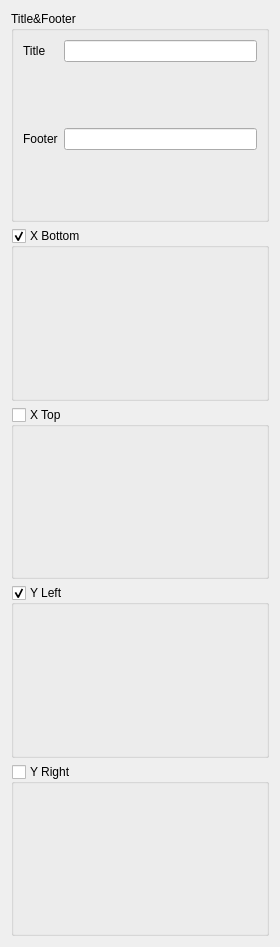
<?xml version="1.0" encoding="UTF-8"?>
<ui version="4.0">
 <class>DAChartPlotSettingWidget</class>
 <widget class="QWidget" name="DAChartPlotSettingWidget">
  <property name="geometry">
   <rect>
    <x>0</x>
    <y>0</y>
    <width>280</width>
    <height>947</height>
   </rect>
  </property>
  <property name="windowTitle">
   <string>Form</string>
  </property>
  <layout class="QVBoxLayout" name="verticalLayout">
   <item>
    <widget class="QGroupBox" name="groupBoxTitles">
     <property name="title">
      <string>Title&amp;&amp;Footer</string>
     </property>
     <layout class="QGridLayout" name="gridLayout">
      <item row="0" column="0">
       <widget class="QLabel" name="label">
        <property name="text">
         <string>Title</string>
        </property>
       </widget>
      </item>
      <item row="0" column="1">
       <widget class="QLineEdit" name="lineEditTitle"/>
      </item>
      <item row="1" column="1">
       <widget class="DA::DAFontEditPannelWidget" name="widgetTitleFontEditer" native="true">
        <property name="sizePolicy">
         <sizepolicy hsizetype="Preferred" vsizetype="Fixed">
          <horstretch>0</horstretch>
          <verstretch>0</verstretch>
         </sizepolicy>
        </property>
        <property name="minimumSize">
         <size>
          <width>0</width>
          <height>54</height>
         </size>
        </property>
       </widget>
      </item>
      <item row="2" column="0">
       <widget class="QLabel" name="label_2">
        <property name="text">
         <string>Footer</string>
        </property>
       </widget>
      </item>
      <item row="2" column="1">
       <widget class="QLineEdit" name="lineEditFooter"/>
      </item>
      <item row="3" column="1">
       <widget class="DA::DAFontEditPannelWidget" name="widgetFooterFontEditer" native="true">
        <property name="sizePolicy">
         <sizepolicy hsizetype="Preferred" vsizetype="Fixed">
          <horstretch>0</horstretch>
          <verstretch>0</verstretch>
         </sizepolicy>
        </property>
        <property name="minimumSize">
         <size>
          <width>0</width>
          <height>54</height>
         </size>
        </property>
       </widget>
      </item>
     </layout>
    </widget>
   </item>
   <item>
    <widget class="DA::DACollapsibleGroupBox" name="groupBoxXBottom">
     <property name="title">
      <string>X Bottom</string>
     </property>
     <property name="checkable">
      <bool>true</bool>
     </property>
     <layout class="QVBoxLayout" name="verticalLayout_2">
      <property name="spacing">
       <number>1</number>
      </property>
      <property name="leftMargin">
       <number>1</number>
      </property>
      <property name="topMargin">
       <number>1</number>
      </property>
      <property name="rightMargin">
       <number>1</number>
      </property>
      <property name="bottomMargin">
       <number>1</number>
      </property>
      <item>
       <widget class="DA::DAChartAxisSetWidget" name="widgetXBottomAxisSetting" native="true"/>
      </item>
     </layout>
    </widget>
   </item>
   <item>
    <widget class="DA::DACollapsibleGroupBox" name="groupBoxXTop">
     <property name="title">
      <string>X Top</string>
     </property>
     <property name="checkable">
      <bool>true</bool>
     </property>
     <property name="checked">
      <bool>false</bool>
     </property>
     <layout class="QVBoxLayout" name="verticalLayout_3">
      <property name="spacing">
       <number>1</number>
      </property>
      <property name="leftMargin">
       <number>1</number>
      </property>
      <property name="topMargin">
       <number>1</number>
      </property>
      <property name="rightMargin">
       <number>1</number>
      </property>
      <property name="bottomMargin">
       <number>1</number>
      </property>
      <item>
       <widget class="DA::DAChartAxisSetWidget" name="widgetXTopAxisSetting" native="true"/>
      </item>
     </layout>
    </widget>
   </item>
   <item>
    <widget class="DA::DACollapsibleGroupBox" name="groupBoxYLeft">
     <property name="title">
      <string>Y Left</string>
     </property>
     <property name="checkable">
      <bool>true</bool>
     </property>
     <layout class="QVBoxLayout" name="verticalLayout_4">
      <property name="spacing">
       <number>1</number>
      </property>
      <property name="leftMargin">
       <number>1</number>
      </property>
      <property name="topMargin">
       <number>1</number>
      </property>
      <property name="rightMargin">
       <number>1</number>
      </property>
      <property name="bottomMargin">
       <number>1</number>
      </property>
      <item>
       <widget class="DA::DAChartAxisSetWidget" name="widgetYLeftAxisSetting" native="true"/>
      </item>
     </layout>
    </widget>
   </item>
   <item>
    <widget class="DA::DACollapsibleGroupBox" name="groupBoxYRight">
     <property name="title">
      <string>Y Right</string>
     </property>
     <property name="checkable">
      <bool>true</bool>
     </property>
     <property name="checked">
      <bool>false</bool>
     </property>
     <layout class="QVBoxLayout" name="verticalLayout_5">
      <property name="spacing">
       <number>1</number>
      </property>
      <property name="leftMargin">
       <number>1</number>
      </property>
      <property name="topMargin">
       <number>1</number>
      </property>
      <property name="rightMargin">
       <number>1</number>
      </property>
      <property name="bottomMargin">
       <number>1</number>
      </property>
      <item>
       <widget class="DA::DAChartAxisSetWidget" name="widgetYRightAxisSetting" native="true"/>
      </item>
     </layout>
    </widget>
   </item>
  </layout>
 </widget>
 <customwidgets>
  <customwidget>
   <class>DA::DAFontEditPannelWidget</class>
   <extends>QWidget</extends>
   <header>DAFontEditPannelWidget.h</header>
   <container>1</container>
  </customwidget>
  <customwidget>
   <class>DA::DAChartAxisSetWidget</class>
   <extends>QWidget</extends>
   <header>DAChartAxisSetWidget.h</header>
   <container>1</container>
  </customwidget>
  <customwidget>
   <class>DA::DACollapsibleGroupBox</class>
   <extends>QGroupBox</extends>
   <header>DACollapsibleGroupBox.h</header>
   <container>1</container>
  </customwidget>
 </customwidgets>
 <resources/>
 <connections/>
</ui>
